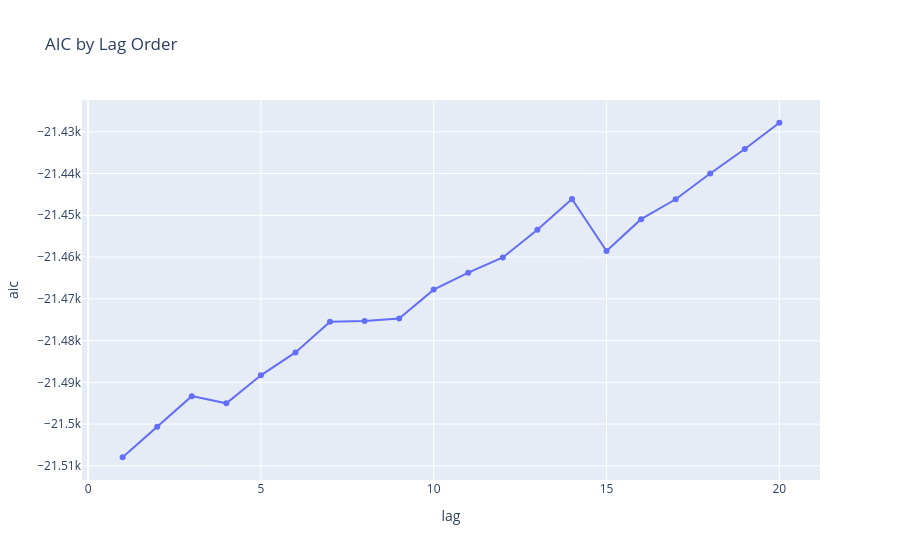

This figure's notebook cell:
### Markdown cell above
## 2. Визначення max_lag_order — AIC plot по p від 1 до 20

### Code cell
from statsmodels.tsa.ar_model import AutoReg

series = target_series.dropna().values
aic_values = {}
for p in range(1, 21):
    model = AutoReg(series, lags=p, old_names=False).fit()
    aic_values[p] = model.aic

aic_df = pd.DataFrame({'lag': list(aic_values.keys()), 'aic': list(aic_values.values())})
fig = px.line(aic_df, x='lag', y='aic', markers=True, title='AIC by Lag Order')
fig.show()

### Figure 1 — Plotly figure (JSON) as saved in the notebook; plotly's stock layout.template omitted (floating-point values rounded to 4 significant figures)
{"data": [{"hovertemplate": "lag=%{x}<br>aic=%{y}<extra></extra>", "legendgroup": "", "line": {"color": "#636efa", "dash": "solid"}, "marker": {"symbol": "circle"}, "mode": "lines+markers", "name": "", "orientation": "v", "showlegend": false, "type": "scatter", "x": [1, 2, 3, 4, 5, 6, 7, 8, 9, 10, 11, 12, 13, 14, 15, 16, 17, 18, 19, 20], "xaxis": "x", "y": [-21510.0, -21500.0, -21490.0, -21500.0, -21490.0, -21480.0, -21480.0, -21480.0, -21470.0, -21470.0, -21460.0, -21460.0, -21450.0, -21450.0, -21460.0, -21450.0, -21450.0, -21440.0, -21430.0, -21430.0], "yaxis": "y"}], "layout": {"legend": {"tracegroupgap": 0}, "title": {"text": "AIC by Lag Order"}, "xaxis": {"anchor": "y", "domain": [0, 1], "title": {"text": "lag"}}, "yaxis": {"anchor": "x", "domain": [0, 1], "title": {"text": "aic"}}}}
